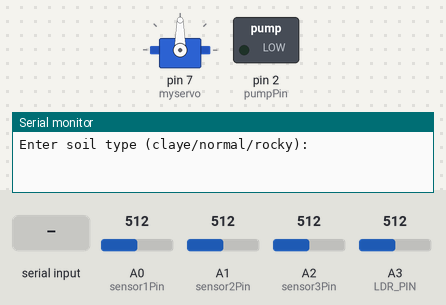
Bench run of a sketch on a simulated Arduino Uno, built with avr-gcc and run on an emulated ATmega328P. Shown: servo, switched loads named in the sketch (green lamp = pin HIGH), the last lines printed to the serial monitor. Dashed ring = blinking. The inputs (shaded band) are chosen by the test bench; at power-on: A0 (sensor1Pin) = 512, A1 (sensor2Pin) = 512, A2 (sensor3Pin) = 512, A3 (LDR_PIN) = 512.

Above: at 0.8 s.
0.9 s: "1\n" received over Serial
At 1.05 s:
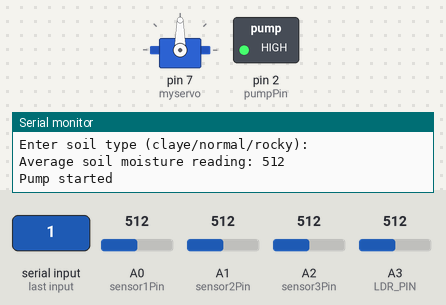
Timing chart, 0 to 9.9 s (numbered marks = the images above; inputs shaded):
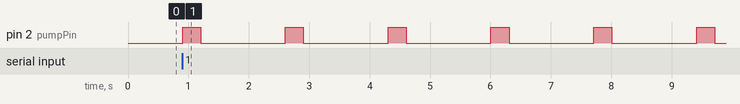

Measured:
- after the input at 0.9 s, pin 2 (pumpPin): alternates HIGH for 0.30 s and LOW for 1.4 s, starting at once

The sketch:

sweep.ino
```cpp
#include <Servo.h>
Servo myservo;
int sensor1Pin = A0;
int sensor2Pin = A1;
int sensor3Pin = A2;
int LDR_PIN = A3;
int pumpPin = 2;
int buzzerPin = 2;
int LED_PIN = 3;

const int lm35Pin = A2;
float temperature;

int numReadings = 1;
int sensor1Value = 0;
int sensor2Value = 0;
int sensor3Value = 0;
int soilAverage = 0;

int high_threshold = 700;
int low_threshold = 300;

void setup() {
  myservo.attach(7);
  pinMode(pumpPin, OUTPUT);
  pinMode(buzzerPin, OUTPUT);
  Serial.begin(9600);

  Serial.println("Enter soil type (claye/normal/rocky): ");
  while (!Serial.available()) {
  }
  int soilType = Serial.parseInt();

  switch (soilType) {
    case 1:
      high_threshold = 700;
      low_threshold = 200;
      break;
    case 2:
      high_threshold = 700;
      low_threshold = 300;
      break;
    case 3:
      high_threshold = 700;
      low_threshold = 400;
      break;

    default:
      Serial.println("Invalid soil type");
      while (1) {
      }
  }
}

void loop() {
  // soil mosture and pump
  sensor1Value = analogRead(sensor1Pin);
  sensor2Value = analogRead(sensor2Pin);
  sensor3Value = analogRead(sensor3Pin);
  soilAverage = (sensor1Value + sensor2Value + sensor3Value) / 3;
  Serial.print("Average soil moisture reading: ");
  Serial.println(soilAverage);

  if (soilAverage < high_threshold && soilAverage > low_threshold) {
    digitalWrite(pumpPin, HIGH);
    Serial.println("Pump started");
    myservo.write(90); // dam opened
  }
  else {
    digitalWrite(pumpPin, LOW);
    Serial.println("Pump stopped");
    myservo.write(90); // closed opened
  }

  // buzzer code
  if (soilAverage > 700){
  digitalWrite(buzzerPin, HIGH); // continue
  delay(1000);
  }
  else if (soilAverage > 650){
    digitalWrite(buzzerPin, HIGH); // 2 beat
    delay(300);
    digitalWrite(buzzerPin, LOW);
    delay(300);
    digitalWrite(buzzerPin, HIGH);
    delay(300);
    digitalWrite(buzzerPin, LOW);
    delay(1000);
  }
  else if (soilAverage > 600){
    digitalWrite(buzzerPin, HIGH); // 1 beat
    delay(300);
    digitalWrite(buzzerPin, LOW);
    delay(1000);
  }
  else if (soilAverage > 300){
    digitalWrite(buzzerPin, HIGH); // 1 beat
    delay(300);
    digitalWrite(buzzerPin, LOW);
    delay(1000);
  }
  else if (soilAverage > 250){
    digitalWrite(buzzerPin, HIGH); // 2 beat
    delay(300);
    digitalWrite(buzzerPin, LOW);
    delay(300);
    digitalWrite(buzzerPin, HIGH);
    delay(300);
    digitalWrite(buzzerPin, LOW);
    delay(1000);
  }
  else if (soilAverage > 200){
    digitalWrite(buzzerPin, HIGH); // continue
    delay(1000);
  }
  // LDR
  int lightLevel = analogRead(LDR_PIN);
  // Serial.print("Light level: ");
  // Serial.println(lightLevel);
  if (lightLevel < 400) {
    digitalWrite(LED_PIN, HIGH);
  }
  else if (lightLevel > 400) {
    digitalWrite(LED_PIN, LOW);
    delay(200);
  }
  // Temp
  int sensorValue = analogRead(lm35Pin);
  float millivolts = (sensorValue / 1024.0) * 5000;
  temperature = millivolts / 10;
  Serial.print("Temperature: ");
  Serial.print(temperature);
  Serial.println("°C");
  delay(200);
}
```
